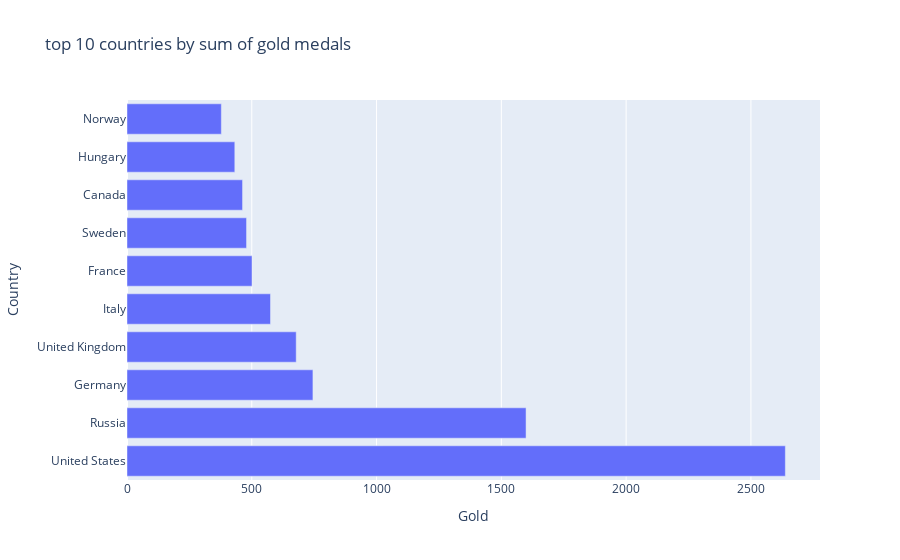

Notebook cell for this chart:
### Code cell
fig = px.bar(top10_all, y="Country", x="Gold",
             title="top 10 countries by sum of gold medals")
fig.show()

### Figure 1 — Plotly figure (JSON) as saved in the notebook; plotly's stock layout.template omitted (floating-point values rounded to 4 significant figures)
{"data": [{"alignmentgroup": "True", "hovertemplate": "Gold=%{x}<br>Country=%{y}<extra></extra>", "legendgroup": "", "marker": {"color": "#636efa", "pattern": {"shape": ""}}, "name": "", "offsetgroup": "", "orientation": "h", "showlegend": false, "textposition": "auto", "type": "bar", "x": [2638, 1599, 745, 678, 575, 501, 479, 463, 432, 378], "xaxis": "x", "y": ["United States", "Russia", "Germany", "United Kingdom", "Italy", "France", "Sweden", "Canada", "Hungary", "Norway"], "yaxis": "y"}], "layout": {"barmode": "relative", "legend": {"tracegroupgap": 0}, "title": {"text": "top 10 countries by sum of gold medals"}, "xaxis": {"anchor": "y", "domain": [0, 1], "title": {"text": "Gold"}}, "yaxis": {"anchor": "x", "domain": [0, 1], "title": {"text": "Country"}}}}
